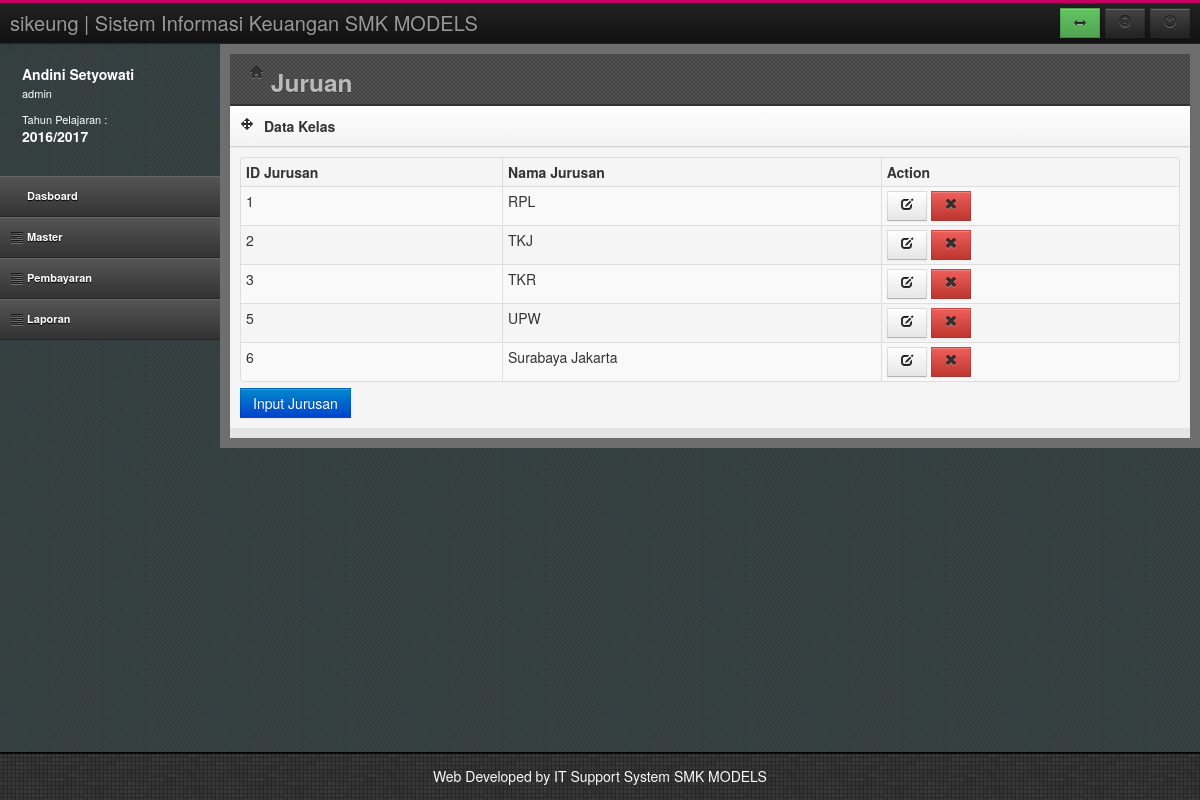
The app's page /index.php?page=jurusan (signed in) with its own data.
### tables this page shows
CREATE TABLE `tahunjar` (
  `TahunAkademik` varchar(20) NOT NULL,
  `Status` varchar(20) DEFAULT NULL,
  PRIMARY KEY (`TahunAkademik`)
);

CREATE TABLE `jurusan` (
  `KODE_JUR` int(11) NOT NULL AUTO_INCREMENT,
  `NAMA_JUR` varchar(50) DEFAULT NULL,
  PRIMARY KEY (`KODE_JUR`)
);

### jurusan.php (the view, shortened to what this page needs)
<header class="head">
	<div class="main-bar">
		<h3><i class="icon-home"></i> Juruan</h3>
	</div>
</header>
<div class="row-fluid">
	<div class="span12">
		<div class="box">
			<header>
				<div class="icons"><i class="icon-move"></i></div>
				<h5>Data Kelas</h5>
			</header>
			<div id="collapse4" class="body">
				<table id="dataTable" class="table table-bordered table-condensed table-hover table-striped">
					<thead>
						<tr>
							<th>ID Jurusan</th>
							<th>Nama Jurusan</th>
							<th>Action</th>
						</tr>
					</thead>
					<tbody>
					<?php
					$sql = "Select * from jurusan";
					$rw=mysql_query($sql);
					while($rs=mysql_fetch_array($rw))
					{
					?>
						<tr>
							<td><?php echo $rs[0]; ?></td>
							<td><?php echo $rs[1]; ?></td>
							<td>
								<a href="?page=addjurusan&act=1&id=<?php echo $rs[0]; ?>"><button class="btn edit"><i class="icon-edit"></i></button></a>
								<a href="hapusjurusan.php?id=<?php echo $rs[0]; ?>"><button class="btn btn-danger remove"><i class="icon-remove"></i></button></a>
							</td>
						</tr>
					<?php
					}
					?>
					</tbody>
				</table>
				<a href="?page=addjurusan&act=0">
					<input type="submit" value="Input Jurusan" class="btn btn-primary">
				</a>
			</div>
		</div>
	</div>
</div>

### usersesion.php
<div class="media user-media hidden-phone">
	<div class="media-body hidden-tablet">
		<h5 class="media-heading"><?php echo $LogNamaUser;?></h5>
		<ul class="unstyled user-info">
			<li><?php echo $LogHak;?><br/><br/></li>
			<li>Tahun Pelajaran : <br/>
				<h5 class="media-heading"><?php echo $TahunAktif ;?></h5>
			</li>
		</ul>
	</div>
</div>

### assets/css/style.css (style rules this page uses)
html, body { height: 100%; }
.head { height: 40px; padding-bottom: 10px; *zoom: 1; }
.head:before, .head:after { display: table; content: ""; line-height: 0; }
.head:after { clear: both; }
.head .main-bar { margin-left: 20px; position: relative; }
#left .user-media { color: #fff; padding: 20px 0 20px 10px; }
#left .user-media .media-body { float: left; margin-left: 12px; }
#left .user-media .media-body h5 { margin-bottom: 3px; }
#left .user-media .media-body .user-info li { line-height: 13px; font-size: 11px; }
.head { background-color: #444444; background-image: url("../img/bg.png"); background-repeat: repeat; border-bottom: 2px solid #333333; }
.head .main-bar h3 { color: #BABABA; line-height: 29px; text-shadow: 0 1px 0 rgba(51, 47, 47, 0.6); }
.box { margin-bottom: 10px; position: relative; width: 100%; }
.box header { background-color: #fafafa; background-image: -moz-linear-gradient(top, #ffffff, #f2f2f2); background-image: -webkit-gradient(linear, 0 0, 0 100%, from(#ffffff), to(#f2f2f2)); background-image: -webkit-linear-gradient(top, #ffffff, #f2f2f2); background-image: -o-linear-gradient(top, #ffffff, #f2f2f2); background-image: linear-gradient(to bottom, #ffffff, #f2f2f2); background-repeat: repeat-x; filter: progid:DXImageTransform.Microsoft.gradient(startColorstr='#ffffffff', endColorstr='#fff2f2f2', GradientType=0); border-bottom: 1px solid #d4d4d4; -webkit-box-shadow: 0 1px 4px rgba(0, 0, 0, 0.065); -moz-box-shadow: 0 1px 4px rgba(0, 0, 0, 0.065); box-shadow: 0 1px 4px rgba(0, 0, 0, 0.065); *zoom: 1; }
.box header:before, .box header:after { display: table; content: ""; line-height: 0; }
.box header:after { clear: both; }
.box header .icons, .box header h5 { float: left; margin: 0; }
.box header .icons { float: left; display: block; padding: 10px 5px 10px 10px; }
.box header h5 { margin: 10px 0 10px 5px; }
.box .body, .box .block { padding: 10px; background-color: #F5F5F5; -webkit-box-shadow: inset 0 1px 1px rgba(0, 0, 0, 0.05); -moz-box-shadow: inset 0 1px 1px rgba(0, 0, 0, 0.05); box-shadow: inset 0 1px 1px rgba(0, 0, 0, 0.05); }
.btn { -webkit-border-radius: 0; -moz-border-radius: 0; border-radius: 0; }

### assets/css/responsive-tables.css (style rules this page uses)
table th { font-weight: bold; }
table td, table th { padding: 9px 10px; text-align: left; }

### records on screen
tahunjar: TahunAkademik "2016/2017"
jurusan: KODE_JUR "1", NAMA_JUR "RPL"
jurusan: KODE_JUR "2", NAMA_JUR "TKJ"
jurusan: KODE_JUR "3", NAMA_JUR "TKR"
jurusan: KODE_JUR "5", NAMA_JUR "UPW"
jurusan: KODE_JUR "6", NAMA_JUR "Surabaya Jakarta"

### other values on screen
$LogNamaUser "Andini Setyowati"
$LogHak "admin"
